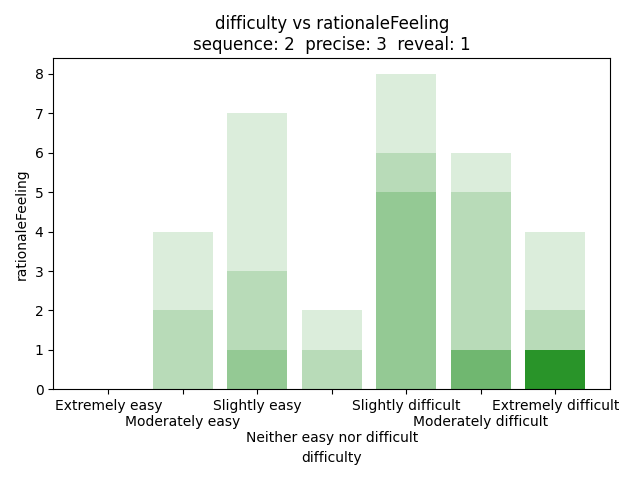

Here is the Python script that generated this plot:
import pandas as pd
import matplotlib.pyplot as plt
import seaborn as sns
import numpy as np

data = pd.read_csv("qualitative.csv")
seq = 2
prec = 3
rev = 1
data = data[(data['con.sequence'] == seq) & (data['con.precise'] == prec) & (data['con.reveal'] == rev)]

f1a = data[(data["difficulty"] == "Extremely easy") & (data["rationaleFeeling"] == "Extremely negative")].shape[0]
f1b = data[(data["difficulty"] == "Moderately easy") & (data["rationaleFeeling"] == "Extremely negative")].shape[0]
f1c = data[(data["difficulty"] == "Slightly easy") & (data["rationaleFeeling"] == "Extremely negative")].shape[0]
f1d = data[(data["difficulty"] == "Neither easy nor difficult") & (data["rationaleFeeling"] == "Extremely negative")].shape[0]
f1e = data[(data["difficulty"] == "Slightly difficult") & (data["rationaleFeeling"] == "Extremely negative")].shape[0]
f1f = data[(data["difficulty"] == "Moderately difficult") & (data["rationaleFeeling"] == "Extremely negative")].shape[0]
f1g = data[(data["difficulty"] == "Extremely difficult") & (data["rationaleFeeling"] == "Extremely negative")].shape[0]

f2a = data[(data["difficulty"] == "Extremely easy") & (data["rationaleFeeling"] == "Moderately negative")].shape[0]
f2b = data[(data["difficulty"] == "Moderately easy") & (data["rationaleFeeling"] == "Moderately negative")].shape[0]
f2c = data[(data["difficulty"] == "Slightly easy") & (data["rationaleFeeling"] == "Moderately negative")].shape[0]
f2d = data[(data["difficulty"] == "Neither easy nor difficult") & (data["rationaleFeeling"] == "Moderately negative")].shape[0]
f2e = data[(data["difficulty"] == "Slightly difficult") & (data["rationaleFeeling"] == "Moderately negative")].shape[0]
f2f = data[(data["difficulty"] == "Moderately difficult") & (data["rationaleFeeling"] == "Moderately negative")].shape[0]
f2g = data[(data["difficulty"] == "Extremely difficult") & (data["rationaleFeeling"] == "Moderately negative")].shape[0]

f3a = data[(data["difficulty"] == "Extremely easy") & (data["rationaleFeeling"] == "Slightly negative")].shape[0]
f3b = data[(data["difficulty"] == "Moderately easy") & (data["rationaleFeeling"] == "Slightly negative")].shape[0]
f3c = data[(data["difficulty"] == "Slightly easy") & (data["rationaleFeeling"] == "Slightly negative")].shape[0]
f3d = data[(data["difficulty"] == "Neither easy nor difficult") & (data["rationaleFeeling"] == "Slightly negative")].shape[0]
f3e = data[(data["difficulty"] == "Slightly difficult") & (data["rationaleFeeling"] == "Slightly negative")].shape[0]
f3f = data[(data["difficulty"] == "Moderately difficult") & (data["rationaleFeeling"] == "Slightly negative")].shape[0]
f3g = data[(data["difficulty"] == "Extremely difficult") & (data["rationaleFeeling"] == "Slightly negative")].shape[0]

f4a = data[(data["difficulty"] == "Extremely easy") & (data["rationaleFeeling"] == "Neither positive nor negative")].shape[0]
f4b = data[(data["difficulty"] == "Moderately easy") & (data["rationaleFeeling"] == "Neither positive nor negative")].shape[0]
f4c = data[(data["difficulty"] == "Slightly easy") & (data["rationaleFeeling"] == "Neither positive nor negative")].shape[0]
f4d = data[(data["difficulty"] == "Neither easy nor difficult") & (data["rationaleFeeling"] == "Neither positive nor negative")].shape[0]
f4e = data[(data["difficulty"] == "Slightly difficult") & (data["rationaleFeeling"] == "Neither positive nor negative")].shape[0]
f4f = data[(data["difficulty"] == "Moderately difficult") & (data["rationaleFeeling"] == "Neither positive nor negative")].shape[0]
f4g = data[(data["difficulty"] == "Extremely difficult") & (data["rationaleFeeling"] == "Neither positive nor negative")].shape[0]

f5a = data[(data["difficulty"] == "Extremely easy") & (data["rationaleFeeling"] == "Slightly positive")].shape[0]
f5b = data[(data["difficulty"] == "Moderately easy") & (data["rationaleFeeling"] == "Slightly positive")].shape[0]
f5c = data[(data["difficulty"] == "Slightly easy") & (data["rationaleFeeling"] == "Slightly positive")].shape[0]
f5d = data[(data["difficulty"] == "Neither easy nor difficult") & (data["rationaleFeeling"] == "Slightly positive")].shape[0]
f5e = data[(data["difficulty"] == "Slightly difficult") & (data["rationaleFeeling"] == "Slightly positive")].shape[0]
f5f = data[(data["difficulty"] == "Moderately difficult") & (data["rationaleFeeling"] == "Slightly positive")].shape[0]
f5g = data[(data["difficulty"] == "Extremely difficult") & (data["rationaleFeeling"] == "Slightly positive")].shape[0]

f6a = data[(data["difficulty"] == "Extremely easy") & (data["rationaleFeeling"] == "Moderately positive")].shape[0]
f6b = data[(data["difficulty"] == "Moderately easy") & (data["rationaleFeeling"] == "Moderately positive")].shape[0]
f6c = data[(data["difficulty"] == "Slightly easy") & (data["rationaleFeeling"] == "Moderately positive")].shape[0]
f6d = data[(data["difficulty"] == "Neither easy nor difficult") & (data["rationaleFeeling"] == "Moderately positive")].shape[0]
f6e = data[(data["difficulty"] == "Slightly difficult") & (data["rationaleFeeling"] == "Moderately positive")].shape[0]
f6f = data[(data["difficulty"] == "Moderately difficult") & (data["rationaleFeeling"] == "Moderately positive")].shape[0]
f6g = data[(data["difficulty"] == "Extremely difficult") & (data["rationaleFeeling"] == "Moderately positive")].shape[0]

f7a = data[(data["difficulty"] == "Extremely easy") & (data["rationaleFeeling"] == "Extremely positive")].shape[0]
f7b = data[(data["difficulty"] == "Moderately easy") & (data["rationaleFeeling"] == "Extremely positive")].shape[0]
f7c = data[(data["difficulty"] == "Slightly easy") & (data["rationaleFeeling"] == "Extremely positive")].shape[0]
f7d = data[(data["difficulty"] == "Neither easy nor difficult") & (data["rationaleFeeling"] == "Extremely positive")].shape[0]
f7e = data[(data["difficulty"] == "Slightly difficult") & (data["rationaleFeeling"] == "Extremely positive")].shape[0]
f7f = data[(data["difficulty"] == "Moderately difficult") & (data["rationaleFeeling"] == "Extremely positive")].shape[0]
f7g = data[(data["difficulty"] == "Extremely difficult") & (data["rationaleFeeling"] == "Extremely positive")].shape[0]


d1 = {
    "f1a": f1a,
    "f1b": f1b,
    "f1c": f1c,
    "f1d": f1d,
    "f1e": f1e,
    "f1f": f1f,
    "f1g": f1g
}

d2 = {
    "f2a": f2a,
    "f2b": f2b,
    "f2c": f2c,
    "f2d": f2d,
    "f2e": f2e,
    "f2f": f2f,
    "f2g": f2g
}

d3 = {
    "f3a": f3a,
    "f3b": f3b,
    "f3c": f3c,
    "f3d": f3d,
    "f3e": f3e,
    "f3f": f3f,
    "f3g": f3g
}

d4 = {
    "f4a": f4a,
    "f4b": f4b,
    "f4c": f4c,
    "f4d": f4d,
    "f4e": f4e,
    "f4f": f4f,
    "f4g": f4g
}

d5 = {
    "f5a": f5a,
    "f5b": f5b,
    "f5c": f5c,
    "f5d": f5d,
    "f5e": f5e,
    "f5f": f5f,
    "f5g": f5g
}

d6 = {
    "f6a": f6a,
    "f6b": f6b,
    "f6c": f6c,
    "f6d": f6d,
    "f6e": f6e,
    "f6f": f6f,
    "f6g": f6g
}

d7 = {
    "f7a": f7a,
    "f7b": f7b,
    "f7c": f7c,
    "f7d": f7d,
    "f7e": f7e,
    "f7f": f7f,
    "f7g": f7g
}


keys1 = list(d1.keys())
keys2 = list(d2.keys())
keys3 = list(d3.keys())
keys4 = list(d4.keys())
keys5 = list(d5.keys())
keys6 = list(d6.keys())
keys7 = list(d7.keys())
keys = list(["Extremely easy", "\nModerately easy", "Slightly easy", "\n\nNeither easy nor difficult", "Slightly difficult", "\nModerately difficult", "Extremely difficult"])

vals1 = np.array(list(d1.values()))
vals2 = np.array(list(d2.values()))
vals3 = np.array(list(d3.values()))
vals4 = np.array(list(d4.values()))
vals5 = np.array(list(d5.values()))
vals6 = np.array(list(d6.values()))
vals7 = np.array(list(d7.values()))
print(vals1)
print(vals2)
print(vals3)
print(vals4)
print(vals5)
print(vals6)
print(vals7)

plt.bar(keys, vals1, color = "green", label = "Extremely negative", alpha = 0.98)
plt.bar(keys, vals2, bottom = vals1, color = "green", label = "Moderately negative", alpha = 0.84)
base = vals1
plt.bar(keys, vals3, bottom = base + vals2, color = "green", label = "Slightly negative", alpha = 0.70)
base += vals2
plt.bar(keys, vals4, bottom = base + vals3, color = "green", label = "Neither positive nor negative", alpha = 0.56)
base += vals3
plt.bar(keys, vals5, bottom = base + vals4, color = "green", label = "Slightly positive", alpha = 0.42)
base += vals4
plt.bar(keys, vals6, bottom = base + vals5, color = "green", label = "Moderately positive", alpha = 0.28)
base += vals5
plt.bar(keys, vals7, bottom = base + vals6, color = "green", label = "Extremely positive", alpha = 0.14)
plt.title("difficulty vs rationaleFeeling" + "\n" + f"sequence: {seq}  precise: {prec}  reveal: {rev}")
plt.xlabel("difficulty")
plt.ylabel("rationaleFeeling")
plt.tight_layout()

plt.show()
